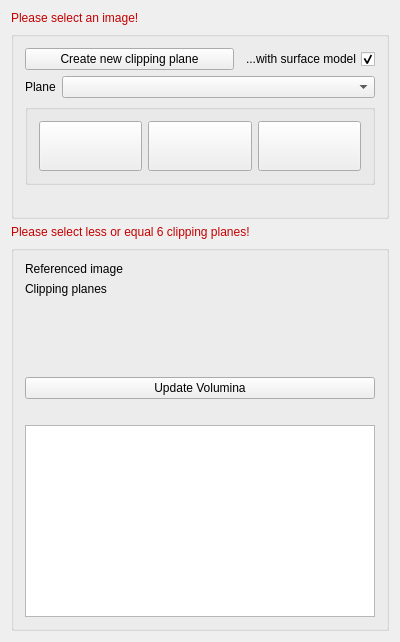
<?xml version="1.0" encoding="UTF-8"?>
<ui version="4.0">
 <class>QmitkDeformableClippingPlaneViewControls</class>
 <widget class="QWidget" name="QmitkDeformableClippingPlaneViewControls">
  <property name="geometry">
   <rect>
    <x>0</x>
    <y>0</y>
    <width>400</width>
    <height>642</height>
   </rect>
  </property>
  <property name="minimumSize">
   <size>
    <width>0</width>
    <height>0</height>
   </size>
  </property>
  <property name="windowTitle">
   <string>QmitkDeformableSurface</string>
  </property>
  <layout class="QVBoxLayout" name="verticalLayout_3">
   <item>
    <widget class="QLabel" name="noSelectedImageLabel">
     <property name="sizePolicy">
      <sizepolicy hsizetype="Preferred" vsizetype="Maximum">
       <horstretch>0</horstretch>
       <verstretch>0</verstretch>
      </sizepolicy>
     </property>
     <property name="palette">
      <palette>
       <active>
        <colorrole role="WindowText">
         <brush brushstyle="SolidPattern">
          <color alpha="255">
           <red>197</red>
           <green>0</green>
           <blue>0</blue>
          </color>
         </brush>
        </colorrole>
        <colorrole role="Text">
         <brush brushstyle="SolidPattern">
          <color alpha="255">
           <red>191</red>
           <green>0</green>
           <blue>0</blue>
          </color>
         </brush>
        </colorrole>
        <colorrole role="ButtonText">
         <brush brushstyle="SolidPattern">
          <color alpha="255">
           <red>189</red>
           <green>0</green>
           <blue>0</blue>
          </color>
         </brush>
        </colorrole>
       </active>
       <inactive>
        <colorrole role="WindowText">
         <brush brushstyle="SolidPattern">
          <color alpha="255">
           <red>197</red>
           <green>0</green>
           <blue>0</blue>
          </color>
         </brush>
        </colorrole>
        <colorrole role="Text">
         <brush brushstyle="SolidPattern">
          <color alpha="255">
           <red>191</red>
           <green>0</green>
           <blue>0</blue>
          </color>
         </brush>
        </colorrole>
        <colorrole role="ButtonText">
         <brush brushstyle="SolidPattern">
          <color alpha="255">
           <red>189</red>
           <green>0</green>
           <blue>0</blue>
          </color>
         </brush>
        </colorrole>
       </inactive>
       <disabled>
        <colorrole role="WindowText">
         <brush brushstyle="SolidPattern">
          <color alpha="255">
           <red>120</red>
           <green>120</green>
           <blue>120</blue>
          </color>
         </brush>
        </colorrole>
        <colorrole role="Text">
         <brush brushstyle="SolidPattern">
          <color alpha="255">
           <red>120</red>
           <green>120</green>
           <blue>120</blue>
          </color>
         </brush>
        </colorrole>
        <colorrole role="ButtonText">
         <brush brushstyle="SolidPattern">
          <color alpha="255">
           <red>120</red>
           <green>120</green>
           <blue>120</blue>
          </color>
         </brush>
        </colorrole>
       </disabled>
      </palette>
     </property>
     <property name="text">
      <string>Please select an image!</string>
     </property>
    </widget>
   </item>
   <item>
    <widget class="QGroupBox" name="planeGroupBox">
     <property name="title">
      <string/>
     </property>
     <property name="checkable">
      <bool>false</bool>
     </property>
     <property name="checked">
      <bool>false</bool>
     </property>
     <layout class="QVBoxLayout" name="verticalLayout">
      <item>
       <layout class="QHBoxLayout" name="horizontalLayout_2">
        <item>
         <widget class="QPushButton" name="createNewPlanePushButton">
          <property name="sizePolicy">
           <sizepolicy hsizetype="Expanding" vsizetype="Fixed">
            <horstretch>0</horstretch>
            <verstretch>0</verstretch>
           </sizepolicy>
          </property>
          <property name="text">
           <string>Create new clipping plane</string>
          </property>
         </widget>
        </item>
        <item>
         <widget class="QCheckBox" name="surfaceModelCheckBox">
          <property name="layoutDirection">
           <enum>Qt::RightToLeft</enum>
          </property>
          <property name="text">
           <string>...with surface model</string>
          </property>
          <property name="checked">
           <bool>true</bool>
          </property>
         </widget>
        </item>
       </layout>
      </item>
      <item>
       <layout class="QHBoxLayout" name="horizontalLayout_1">
        <item>
         <widget class="QLabel" name="clippingPlaneSelectorLabel">
          <property name="sizePolicy">
           <sizepolicy hsizetype="Maximum" vsizetype="Preferred">
            <horstretch>0</horstretch>
            <verstretch>0</verstretch>
           </sizepolicy>
          </property>
          <property name="minimumSize">
           <size>
            <width>0</width>
            <height>0</height>
           </size>
          </property>
          <property name="maximumSize">
           <size>
            <width>16777215</width>
            <height>16777215</height>
           </size>
          </property>
          <property name="text">
           <string>Plane</string>
          </property>
         </widget>
        </item>
        <item>
         <widget class="QmitkDataStorageComboBox" name="clippingPlaneSelector">
          <property name="sizePolicy">
           <sizepolicy hsizetype="Preferred" vsizetype="Fixed">
            <horstretch>0</horstretch>
            <verstretch>0</verstretch>
           </sizepolicy>
          </property>
          <property name="sizeAdjustPolicy">
           <enum>QComboBox::AdjustToMinimumContentsLength</enum>
          </property>
         </widget>
        </item>
       </layout>
      </item>
      <item>
       <widget class="QGroupBox" name="interactionSelectionBox">
        <property name="enabled">
         <bool>true</bool>
        </property>
        <property name="font">
         <font>
          <weight>50</weight>
          <bold>false</bold>
         </font>
        </property>
        <layout class="QHBoxLayout" name="horizontalLayout_3">
         <item>
          <widget class="QPushButton" name="translationPushButton">
           <property name="sizePolicy">
            <sizepolicy hsizetype="Minimum" vsizetype="Preferred">
             <horstretch>0</horstretch>
             <verstretch>0</verstretch>
            </sizepolicy>
           </property>
           <property name="minimumSize">
            <size>
             <width>20</width>
             <height>50</height>
            </size>
           </property>
           <property name="toolTip">
            <string>Translation</string>
           </property>
           <property name="text">
            <string/>
           </property>
           <property name="icon">
            <iconset>
             <normaloff>:/org.mitk.gui.qt.segmentation/resources/clipping_plane_translate_48x48.png</normaloff>:/org.mitk.gui.qt.segmentation/resources/clipping_plane_translate_48x48.png</iconset>
           </property>
           <property name="iconSize">
            <size>
             <width>32</width>
             <height>32</height>
            </size>
           </property>
           <property name="checkable">
            <bool>true</bool>
           </property>
           <property name="autoRepeat">
            <bool>false</bool>
           </property>
           <property name="autoExclusive">
            <bool>false</bool>
           </property>
          </widget>
         </item>
         <item>
          <widget class="QPushButton" name="rotationPushButton">
           <property name="sizePolicy">
            <sizepolicy hsizetype="Minimum" vsizetype="Preferred">
             <horstretch>0</horstretch>
             <verstretch>0</verstretch>
            </sizepolicy>
           </property>
           <property name="minimumSize">
            <size>
             <width>20</width>
             <height>50</height>
            </size>
           </property>
           <property name="toolTip">
            <string>Rotation</string>
           </property>
           <property name="text">
            <string/>
           </property>
           <property name="icon">
            <iconset>
             <normaloff>:/org.mitk.gui.qt.segmentation/resources/clipping_plane_rotate48x48.png</normaloff>:/org.mitk.gui.qt.segmentation/resources/clipping_plane_rotate48x48.png</iconset>
           </property>
           <property name="iconSize">
            <size>
             <width>32</width>
             <height>32</height>
            </size>
           </property>
           <property name="checkable">
            <bool>true</bool>
           </property>
           <property name="autoExclusive">
            <bool>false</bool>
           </property>
          </widget>
         </item>
         <item>
          <widget class="QPushButton" name="deformationPushButton">
           <property name="sizePolicy">
            <sizepolicy hsizetype="Minimum" vsizetype="Preferred">
             <horstretch>0</horstretch>
             <verstretch>0</verstretch>
            </sizepolicy>
           </property>
           <property name="minimumSize">
            <size>
             <width>20</width>
             <height>50</height>
            </size>
           </property>
           <property name="toolTip">
            <string>Deformation</string>
           </property>
           <property name="text">
            <string/>
           </property>
           <property name="icon">
            <iconset>
             <normaloff>:/org.mitk.gui.qt.segmentation/resources/clipping_plane_deform48x48.png</normaloff>:/org.mitk.gui.qt.segmentation/resources/clipping_plane_deform48x48.png</iconset>
           </property>
           <property name="iconSize">
            <size>
             <width>32</width>
             <height>32</height>
            </size>
           </property>
           <property name="checkable">
            <bool>true</bool>
           </property>
           <property name="autoExclusive">
            <bool>false</bool>
           </property>
          </widget>
         </item>
        </layout>
       </widget>
      </item>
      <item>
       <spacer name="verticalSpacer">
        <property name="orientation">
         <enum>Qt::Vertical</enum>
        </property>
        <property name="sizeType">
         <enum>QSizePolicy::Preferred</enum>
        </property>
        <property name="sizeHint" stdset="0">
         <size>
          <width>20</width>
          <height>20</height>
         </size>
        </property>
       </spacer>
      </item>
     </layout>
    </widget>
   </item>
   <item>
    <widget class="QLabel" name="planesWarningLabel">
     <property name="sizePolicy">
      <sizepolicy hsizetype="Preferred" vsizetype="Maximum">
       <horstretch>0</horstretch>
       <verstretch>0</verstretch>
      </sizepolicy>
     </property>
     <property name="palette">
      <palette>
       <active>
        <colorrole role="WindowText">
         <brush brushstyle="SolidPattern">
          <color alpha="255">
           <red>197</red>
           <green>0</green>
           <blue>0</blue>
          </color>
         </brush>
        </colorrole>
        <colorrole role="Text">
         <brush brushstyle="SolidPattern">
          <color alpha="255">
           <red>191</red>
           <green>0</green>
           <blue>0</blue>
          </color>
         </brush>
        </colorrole>
        <colorrole role="ButtonText">
         <brush brushstyle="SolidPattern">
          <color alpha="255">
           <red>189</red>
           <green>0</green>
           <blue>0</blue>
          </color>
         </brush>
        </colorrole>
       </active>
       <inactive>
        <colorrole role="WindowText">
         <brush brushstyle="SolidPattern">
          <color alpha="255">
           <red>197</red>
           <green>0</green>
           <blue>0</blue>
          </color>
         </brush>
        </colorrole>
        <colorrole role="Text">
         <brush brushstyle="SolidPattern">
          <color alpha="255">
           <red>191</red>
           <green>0</green>
           <blue>0</blue>
          </color>
         </brush>
        </colorrole>
        <colorrole role="ButtonText">
         <brush brushstyle="SolidPattern">
          <color alpha="255">
           <red>189</red>
           <green>0</green>
           <blue>0</blue>
          </color>
         </brush>
        </colorrole>
       </inactive>
       <disabled>
        <colorrole role="WindowText">
         <brush brushstyle="SolidPattern">
          <color alpha="255">
           <red>120</red>
           <green>120</green>
           <blue>120</blue>
          </color>
         </brush>
        </colorrole>
        <colorrole role="Text">
         <brush brushstyle="SolidPattern">
          <color alpha="255">
           <red>120</red>
           <green>120</green>
           <blue>120</blue>
          </color>
         </brush>
        </colorrole>
        <colorrole role="ButtonText">
         <brush brushstyle="SolidPattern">
          <color alpha="255">
           <red>120</red>
           <green>120</green>
           <blue>120</blue>
          </color>
         </brush>
        </colorrole>
       </disabled>
      </palette>
     </property>
     <property name="text">
      <string>Please select less or equal 6 clipping planes!</string>
     </property>
    </widget>
   </item>
   <item>
    <widget class="QGroupBox" name="volumeGroupBox">
     <property name="sizePolicy">
      <sizepolicy hsizetype="Minimum" vsizetype="Minimum">
       <horstretch>0</horstretch>
       <verstretch>0</verstretch>
      </sizepolicy>
     </property>
     <property name="title">
      <string/>
     </property>
     <layout class="QVBoxLayout" name="verticalLayout_5">
      <item>
       <layout class="QHBoxLayout" name="horizontalLayout">
        <item>
         <layout class="QVBoxLayout" name="verticalLayout_2">
          <item>
           <widget class="QLabel" name="segmentationLabel">
            <property name="sizePolicy">
             <sizepolicy hsizetype="Preferred" vsizetype="Fixed">
              <horstretch>0</horstretch>
              <verstretch>0</verstretch>
             </sizepolicy>
            </property>
            <property name="text">
             <string>Referenced image</string>
            </property>
           </widget>
          </item>
          <item>
           <widget class="QLabel" name="clippingPlansLabel">
            <property name="sizePolicy">
             <sizepolicy hsizetype="Preferred" vsizetype="Expanding">
              <horstretch>0</horstretch>
              <verstretch>0</verstretch>
             </sizepolicy>
            </property>
            <property name="text">
             <string>Clipping planes  </string>
            </property>
            <property name="alignment">
             <set>Qt::AlignLeading|Qt::AlignLeft|Qt::AlignTop</set>
            </property>
           </widget>
          </item>
         </layout>
        </item>
        <item>
         <layout class="QVBoxLayout" name="verticalLayout_4">
          <item>
           <widget class="QLabel" name="selectedImageLabel">
            <property name="enabled">
             <bool>true</bool>
            </property>
            <property name="sizePolicy">
             <sizepolicy hsizetype="Preferred" vsizetype="Fixed">
              <horstretch>0</horstretch>
              <verstretch>0</verstretch>
             </sizepolicy>
            </property>
            <property name="font">
             <font>
              <family>MS Shell Dlg 2</family>
              <pointsize>8</pointsize>
              <weight>50</weight>
              <bold>false</bold>
             </font>
            </property>
            <property name="text">
             <string/>
            </property>
           </widget>
          </item>
          <item>
           <widget class="QLabel" name="selectedVolumePlanesLabel">
            <property name="font">
             <font>
              <pointsize>8</pointsize>
             </font>
            </property>
            <property name="text">
             <string/>
            </property>
            <property name="alignment">
             <set>Qt::AlignLeading|Qt::AlignLeft|Qt::AlignTop</set>
            </property>
           </widget>
          </item>
         </layout>
        </item>
       </layout>
      </item>
      <item>
       <widget class="QPushButton" name="updateVolumePushButton">
        <property name="text">
         <string>Update Volumina</string>
        </property>
       </widget>
      </item>
      <item>
       <spacer name="verticalSpacer_2">
        <property name="orientation">
         <enum>Qt::Vertical</enum>
        </property>
        <property name="sizeType">
         <enum>QSizePolicy::Preferred</enum>
        </property>
        <property name="sizeHint" stdset="0">
         <size>
          <width>20</width>
          <height>20</height>
         </size>
        </property>
       </spacer>
      </item>
      <item>
       <widget class="QListWidget" name="volumeList">
        <property name="enabled">
         <bool>true</bool>
        </property>
        <property name="sizePolicy">
         <sizepolicy hsizetype="Minimum" vsizetype="Minimum">
          <horstretch>0</horstretch>
          <verstretch>0</verstretch>
         </sizepolicy>
        </property>
       </widget>
      </item>
     </layout>
    </widget>
   </item>
  </layout>
 </widget>
 <layoutdefault spacing="6" margin="11"/>
 <customwidgets>
  <customwidget>
   <class>QmitkDataStorageComboBox</class>
   <extends>QComboBox</extends>
   <header location="global">QmitkDataStorageComboBox.h</header>
  </customwidget>
 </customwidgets>
 <resources>
  <include location="../../../../../../bin/mitk_debug/MITK-build/Plugins/org.mitk.gui.qt.segmentation/org_mitk_gui_qt_segmentation_cached.qrc"/>
 </resources>
 <connections/>
</ui>
